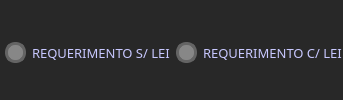
              <widget class="QFrame" name="frame_20">
               <property name="styleSheet">
                <string notr="true">background-color: rgb(40, 40, 40);
border-radius: 10px;
color:rgb(200, 200, 255);</string>
               </property>
               <property name="frameShape">
                <enum>QFrame::StyledPanel</enum>
               </property>
               <property name="frameShadow">
                <enum>QFrame::Raised</enum>
               </property>
               <layout class="QHBoxLayout" name="horizontalLayout_9">
                <property name="spacing">
                 <number>5</number>
                </property>
                <property name="leftMargin">
                 <number>5</number>
                </property>
                <property name="topMargin">
                 <number>5</number>
                </property>
                <property name="rightMargin">
                 <number>0</number>
                </property>
                <property name="bottomMargin">
                 <number>0</number>
                </property>
                <item>
                 <widget class="QFrame" name="frame_34">
                  <property name="frameShape">
                   <enum>QFrame::StyledPanel</enum>
                  </property>
                  <property name="frameShadow">
                   <enum>QFrame::Raised</enum>
                  </property>
                  <layout class="QHBoxLayout" name="horizontalLayout_32">
                   <property name="spacing">
                    <number>0</number>
                   </property>
                   <property name="leftMargin">
                    <number>0</number>
                   </property>
                   <property name="topMargin">
                    <number>0</number>
                   </property>
                   <property name="rightMargin">
                    <number>0</number>
                   </property>
                   <property name="bottomMargin">
                    <number>0</number>
                   </property>
                   <item>
                    <widget class="QCheckBox" name="cbox_reqslei">
                     <property name="sizePolicy">
                      <sizepolicy hsizetype="Expanding" vsizetype="Expanding">
                       <horstretch>0</horstretch>
                       <verstretch>0</verstretch>
                      </sizepolicy>
                     </property>
                     <property name="font">
                      <font>
                       <family>Quicksand</family>
                       <pointsize>10</pointsize>
                      </font>
                     </property>
                     <property name="styleSheet">
                      <string notr="true">QCheckBox::indicator{
	border: 3px solid rgb(100, 100, 100);
	width: 15px;
	height:15px;
	border-radius: 10px;
	background-color: rgb(135, 135, 135);
}
QCheckBox::indicator:checked{
	border: 3px solid rgb(195, 156, 0);
	background-color: rgb(255, 255, 127);
}</string>
                     </property>
                     <property name="text">
                      <string>REQUERIMENTO S/ LEI</string>
                     </property>
                    </widget>
                   </item>
                  </layout>
                 </widget>
                </item>
                <item>
                 <widget class="QFrame" name="frame_35">
                  <property name="frameShape">
                   <enum>QFrame::StyledPanel</enum>
                  </property>
                  <property name="frameShadow">
                   <enum>QFrame::Raised</enum>
                  </property>
                  <layout class="QHBoxLayout" name="horizontalLayout_33">
                   <property name="spacing">
                    <number>0</number>
                   </property>
                   <property name="leftMargin">
                    <number>0</number>
                   </property>
                   <property name="topMargin">
                    <number>0</number>
                   </property>
                   <property name="rightMargin">
                    <number>0</number>
                   </property>
                   <property name="bottomMargin">
                    <number>0</number>
                   </property>
                   <item>
                    <widget class="QCheckBox" name="cbox_reqclei">
                     <property name="sizePolicy">
                      <sizepolicy hsizetype="Expanding" vsizetype="Expanding">
                       <horstretch>0</horstretch>
                       <verstretch>0</verstretch>
                      </sizepolicy>
                     </property>
                     <property name="font">
                      <font>
                       <family>Quicksand</family>
                       <pointsize>10</pointsize>
                      </font>
                     </property>
                     <property name="styleSheet">
                      <string notr="true">QCheckBox::indicator{
	border: 3px solid rgb(100, 100, 100);
	width: 15px;
	height:15px;
	border-radius: 10px;
	background-color: rgb(135, 135, 135);
}
QCheckBox::indicator:checked{
	border: 3px solid rgb(195, 156, 0);
	background-color: rgb(255, 255, 127);
}</string>
                     </property>
                     <property name="text">
                      <string>REQUERIMENTO C/ LEI</string>
                     </property>
                    </widget>
                   </item>
                  </layout>
                 </widget>
                </item>
               </layout>
              </widget>
